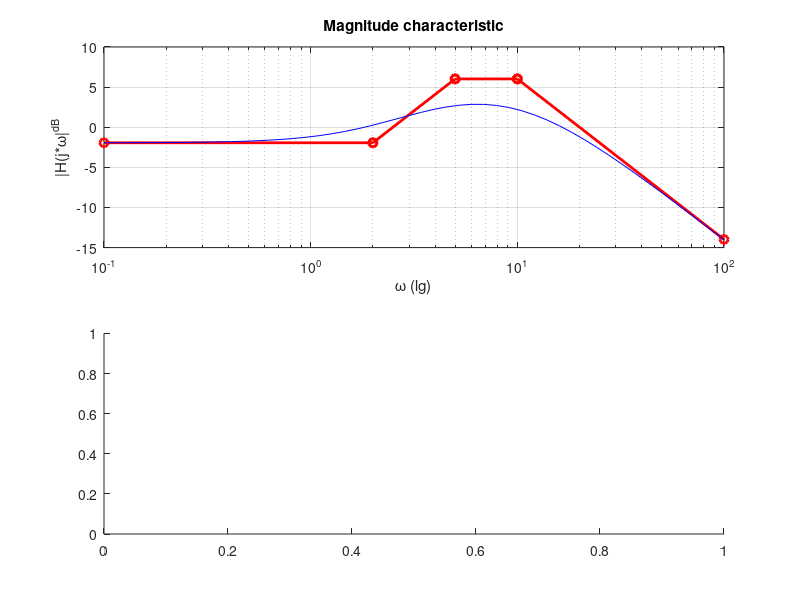

The MATLAB script that drew this image:
%% ex. i)

H = tf(20*[1 2], conv([1 5], [1 10]))
zpk(H)
%Step 1: bring the terms in the transfer function to their standard form

%Step 2: place in ascending order the corner frequencies and mention the contribution of the magnitude after each one 
%𝜔1=2(+20𝑑𝐵),𝜔2=5(−20𝑑𝐵);w3=10(-20dB);
w1=2;w2=5;w3=10;

%Step 3: establish the range of the frequencies, for getting a sufficient
%representation (graphically obtain the cutting frequency): consider one
%decade before the smallest corner frequency and one decade after the highest cutting frequency, 
%(100,103);
w=logspace(-1,2);

%Step 4: compute approximation points(for MAGNITUDE)according to the transfer function structure:

%low frequency asymptote: affected only by the proportional gain k
close all
k=20*2/10/5;
m1=20*log10(k)
subplot(211);semilogx([min(w) w1],[1 1]*m1,'ro-', "LineWidth",2); hold
title('Magnitude characteristic'); xlabel('\omega (lg)');
ylabel('|H(j*\omega|^{dB}');grid;shg
m2=m1+20*log10(w2/w1);
semilogx([w1 w2], [m1,m2],'ro-',"LineWidth",2);
semilogx([w2 w3], [m2,m2],'ro-',"LineWidth",2);
m3=m2-20*log10(max(w)/w3);
semilogx([w3 max(w)], [m2,m3],'ro-',"LineWidth",2);
%verify the approximation
[m,f]=bode(H,w); 
[m,f]=bode(H,w);semilogx(w,20*log10(squeeze(m)),'b');shg
subplot(212);